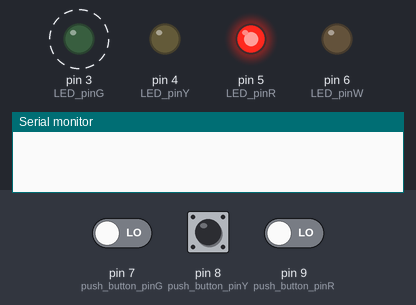
Simulated run of this sketch. Board: Arduino Uno, built with avr-gcc and run on an emulated ATmega328P. Shown: output pins drawn as LEDs (lit = HIGH), the last lines printed to the serial monitor. Dashed ring = blinking. Inputs (shaded band) come from the test bench; at power-on: pin 8 (push_button_pinY) LOW, pin 7 (push_button_pinG) LOW, pin 9 (push_button_pinR) LOW. Random numbers use the default seed unless the sketch sets one.

Above: at 1.2 s.
1.3 s: pin 8 (push_button_pinY) pulled HIGH for 0.15 s
At 3.1 s:
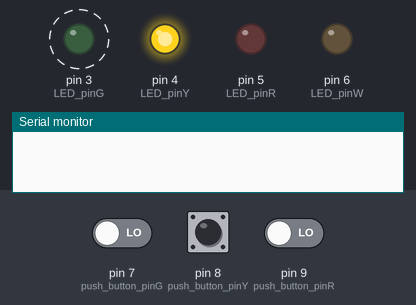
4.4 s: pin 7 (push_button_pinG) driven HIGH and pin 8 (push_button_pinY) driven HIGH and pin 9 (push_button_pinR) driven HIGH
At 8.6 s:
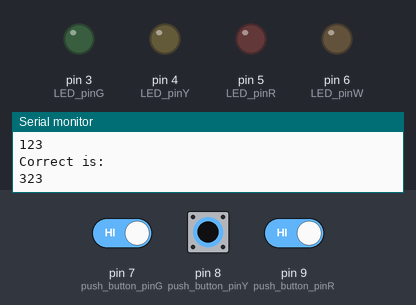
At 13.1 s:
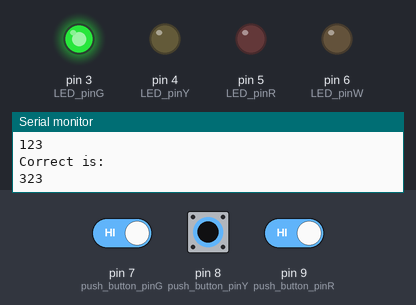
Timing chart, 0 to 13.4 s (numbered marks = the images above; inputs shaded):
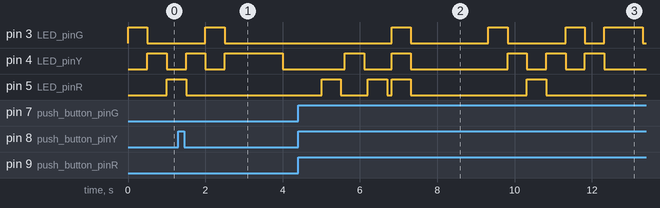

Measured:
- after the input at 4.4 s, pin 3 (LED_pinG): LOW → HIGH after 2.4 s, → LOW 0.50 s later, → HIGH 2.0 s later, → LOW 0.50 s later, … (8 changes in this stretch)

The sketch:

main.ino
```cpp
/* Author: Grant Holmes
 * Date: Early Spring 2020
 * Description: Three LEDs and three buttons are connected to Arduino. Lights flash n times while user tries to memorize sequence.
 *              User then has to press buttons corresponding to LEDs in correct order. EG if LEDs flash red->green->blue, user presses red, green, then blue button.
 *              If they remembered the sequence and inputted it back in correctly, they advance to the next level with increased difficulty.
 *              Has three levels of difficulty that user selects on device with buttons.
 *              Also has secret "insane" mode with random and sporadic delays to increase difficulty by holding all three buttons down at startup.
 *              Sequences are randomly generated each time.
 */

#define NUMELEMENTS(x) (sizeof(x) / sizeof(x[0]))

int LED_pinG,LED_pinR, LED_pinY, LED_pinW;  // leds
int push_button_pinG, push_button_pinR, push_button_pinY, push_button_pinStart;  // buttons
int push_button_valueG, push_button_valueR, push_button_valueY, push_button_valueStart;  // button states

int Delay, Halt;
int counter = 0;

unsigned long timer, insane_timer;

int red_state = 0, yellow_state = 0, green_state = 0;

int red = 3, green = 1, yellow = 2;
int insane_1 = 0, insane_2 = 0, insane_3 = 0; //"insane" variables relate to secret hardcore mode

bool button_state_1, button_state_2, button_state_3;
bool checkButtons;
bool checkFinal = true;
int mode = 0; //1 = easy, 2 = medium, 3 = hard

// sequence of guesses
int guess_1[] = {0, 0, 0};
int guess_2[] = {0, 0, 0, 0};
int guess_3[] = {0, 0, 0, 0, 0};
int guess_4[] = {0, 0, 0, 0, 0, 0};
int guess_5[] = {0, 0, 0, 0, 0, 0, 0};
int guess_6[] = {0, 0, 0, 0, 0, 0, 0, 0, 0};
int guess_7[] = {0, 0, 0, 0, 0, 0, 0, 0, 0, 0, 0};
int guess_8[] = {0, 0, 0, 0, 0, 0, 0, 0, 0, 0, 0, 0, 0, 0, 0, 0, 0, 0, 0, 0};

bool seq_1 = false, seq_2 = true, seq_3 = true, seq_4 = true, seq_5 = true, seq_6 = true, seq_7 = true, seq_8 = true;

//initializing sequences to be displayed
int sequence_1[] = {0, 0, 0};
int sequence_2[] = {0, 0, 0, 0};
int sequence_3[] = {0, 0, 0, 0, 0};
int sequence_4[] = {0, 0, 0, 0, 0, 0};
int sequence_5[] = {0, 0, 0, 0, 0, 0, 0};
int sequence_6[] = {0, 0, 0, 0, 0, 0, 0, 0, 0};
int sequence_7[] = {0, 0, 0, 0, 0, 0, 0, 0, 0, 0, 0};
int sequence_8[] = {0, 0, 0, 0, 0, 0, 0, 0, 0, 0, 0, 0, 0, 0, 0, 0, 0, 0, 0, 0};

struct SEQUENCES {
  int*sequences;
  int*guesses;
  bool seq;
  uint16_t numElements;
};

//sequence to display, guesses, bool, length of sequence
SEQUENCES seqMatrix[] =
{
  {sequence_1, guess_1, seq_1, NUMELEMENTS(sequence_1)},
  {sequence_2, guess_2, seq_2, NUMELEMENTS(sequence_2)},
  {sequence_3, guess_3, seq_3, NUMELEMENTS(sequence_3)},
  {sequence_4, guess_4, seq_4, NUMELEMENTS(sequence_4)},
  {sequence_5, guess_5, seq_5, NUMELEMENTS(sequence_5)},
  {sequence_6, guess_6, seq_6, NUMELEMENTS(sequence_6)},
  {sequence_7, guess_7, seq_7, NUMELEMENTS(sequence_7)},
  {sequence_8, guess_8, seq_8, NUMELEMENTS(sequence_8)}
};

void setup() {
  randomSeed(analogRead(0));
  Serial.begin(9600);

  LED_pinG=3;
  pinMode(LED_pinG,OUTPUT);
  digitalWrite(LED_pinG,LOW);

  LED_pinR=5;
  pinMode(LED_pinR,OUTPUT);
  digitalWrite(LED_pinR,LOW);

  LED_pinY=4;
  pinMode(LED_pinY,OUTPUT);
  digitalWrite(LED_pinY,LOW);

  LED_pinW=6;
  pinMode(LED_pinW,OUTPUT);
  digitalWrite(LED_pinW,LOW);

  push_button_pinG=7;
  pinMode(push_button_pinG,INPUT);

  push_button_pinR=9;
  pinMode(push_button_pinR,INPUT);

  push_button_pinY=8;
  pinMode(push_button_pinY,INPUT);

  push_button_pinStart=10;
  pinMode(push_button_pinStart,INPUT);

  Delay=375;
  Halt=100; }

void turn_on_red(int Delay, int Halt){
  //flashes red LED
  digitalWrite(LED_pinR,HIGH);
  delay(Delay);
  digitalWrite(LED_pinR,LOW);
  delay(100);
}
void turn_on_green(int Delay, int Halt){
  //flashes green LED
  digitalWrite(LED_pinG,HIGH);
  delay(Delay);
  digitalWrite(LED_pinG,LOW);
  delay(Halt);
}
void turn_on_yellow(int Delay, int Halt){
  //flashes yellow LED
  digitalWrite(LED_pinY,HIGH);
  delay(Delay);
  digitalWrite(LED_pinY,LOW);
  delay(Halt);
}

void turn_on_white(int Delay) {
  //turns on white LED for Delay time
  digitalWrite(LED_pinW,HIGH);
  delay(375);
  digitalWrite(LED_pinW,LOW);
  delay(100);
}

void waitDisplay(int wait) {
  //displays cool wating display before game
  if ((millis()-timer)/wait < 1) {
    digitalWrite(LED_pinY,LOW);
    digitalWrite(LED_pinG,HIGH);
  }
  else if ((millis()-timer)/wait >= 1 && (millis()-timer)/wait < 2) {
    digitalWrite(LED_pinY,HIGH);
    digitalWrite(LED_pinG,LOW);
  }
  else if ((millis()-timer)/wait >= 2 && (millis()-timer)/wait < 3) {
    digitalWrite(LED_pinR,HIGH);
    digitalWrite(LED_pinY,LOW);
  }
  else if ((millis()-timer)/wait >= 3 && (millis()-timer)/wait < 4) {
    digitalWrite(LED_pinY,HIGH);
    digitalWrite(LED_pinR,LOW);
  }
  else if ((millis()-timer)/wait >= 4) {
    timer = millis();
  } }

bool play_sequence(int index, int difficulty) {
  Delay = 375;
  Halt = 100;

  if (difficulty == 3) {
    Delay = 750; }
  else if (difficulty == 4) {
    Delay = 500;
  }
  else if (difficulty == 5) {
    Delay = 250;
  }

  checkButtons = true;

  for (int i = 0; i < seqMatrix[index].numElements; i++) {
    seqMatrix[index].guesses[i] = 0; }

  for (int i = 0; i< seqMatrix[index].numElements; i++) {

    if (difficulty == 100) {
      Delay = int(random(50, 250));
      Halt = int(random(250, 1000)); }

    if (seqMatrix[index].sequences[i] == 1) {
      turn_on_green(Delay, Halt); }

    else if (seqMatrix[index].sequences[i] == 2) {
      turn_on_yellow(Delay, Halt); }

    else if (seqMatrix[index].sequences[i] == 3) {
      turn_on_red(Delay, Halt); } }

  while (checkButtons == true) {
    button_state_1 = digitalRead(push_button_pinG);
    button_state_2 = digitalRead(push_button_pinY);
    button_state_3 = digitalRead(push_button_pinR);

    for (int i = 0; i < seqMatrix[index].numElements; i++) {
    Serial.print(seqMatrix[index].guesses[i]); }
    Serial.println("");

    for (int i = 0; i < seqMatrix[index].numElements; i++) {
    Serial.print(seqMatrix[index].sequences[i]); }
    Serial.println("");

    if (button_state_1 != green_state) {
      green_state = 0; }

    if (button_state_2 != yellow_state) {
      yellow_state = 0; }

    if (button_state_3 != red_state) {
      red_state = 0; }

    if (button_state_1==HIGH && green_state == 0) {
      green_state = 1;

      for (int i=0; i< seqMatrix[index].numElements; i++) {
        if (seqMatrix[index].guesses[i] == 0) {
          seqMatrix[index].guesses[i] = green;
          break; } } }

    else if (button_state_2==HIGH && yellow_state == 0) {
      yellow_state = 1;
      for (int i=0; i< seqMatrix[index].numElements; i++) {
        if (seqMatrix[index].guesses[i] == 0) {
          seqMatrix[index].guesses[i] = yellow;
          break; } } }

    else if (button_state_3==HIGH && red_state == 0) {
      red_state = 1;
      for (int i=0; i< seqMatrix[index].numElements; i++) {
        if (seqMatrix[index].guesses[i] == 0) {
          seqMatrix[index].guesses[i] = red;
          break; } } }

  checkButtons = false;

  for (int i = 0; i < seqMatrix[index].numElements; i++) {

    if (seqMatrix[index].guesses[i] == 0) {
      checkButtons = true; } } }  //end while loop

  checkFinal = true;

  for (int i = 0; i < seqMatrix[index].numElements; i++) {

    if (seqMatrix[index].guesses[i] != seqMatrix[index].sequences[i]) {
      checkFinal = false; } }

  if (checkFinal == true) {
    Serial.println("Correct!!!");
    Serial.print("Guess is: ");

    for (int i = 0; i < seqMatrix[index].numElements; i++) {
      Serial.print(String(seqMatrix[index].guesses[i])); }

    Serial.println("");
    Serial.print("Correct is: ");

    for (int i = 0; i < seqMatrix[index].numElements; i++) {
      Serial.print(String(seqMatrix[index].sequences[i])); }
      Serial.println("");

    delay(1000);

    if (index+1<NUMELEMENTS(seqMatrix)) {
      seqMatrix[index+1].seq = false; }

    return true; }

  else {
    Serial.println("Wrong!!!");
    Serial.println("Guess is: ");

    for (int i = 0; i < seqMatrix[index].numElements; i++) {
      Serial.print(String(seqMatrix[index].guesses[i])); }

    Serial.println(" ");
    Serial.println("Correct is: ");

    for (int i = 0; i < seqMatrix[index].numElements; i++) {
      Serial.print(String(seqMatrix[index].sequences[i])); }
      Serial.println(" ");

    digitalWrite(LED_pinR,HIGH);
    digitalWrite(LED_pinG,HIGH);
    digitalWrite(LED_pinY,HIGH);
    delay(500);

    digitalWrite(LED_pinR,LOW);
    digitalWrite(LED_pinG,LOW);
    digitalWrite(LED_pinY,LOW);
    delay(1000);

    for (int i = 0; i < NUMELEMENTS(seqMatrix); i++) {
      seqMatrix[i].seq = true; }

    seqMatrix[0].seq = false;

  return false; } }

void show_points() {
  for (int i = 0; i<counter; i++) {
    turn_on_white(Delay);
  } }

void reseed() {
  for (int i = 0; i < NUMELEMENTS(seqMatrix); i++) {
    for (int n = 0; n < seqMatrix[i].numElements; n++) {
      seqMatrix[i].sequences[n] = int(random(1, 4)); } } }

void loop() {
  timer = millis();
  insane_timer = millis();
  insane_1 = 0;
  insane_2 = 0;
  insane_3 = 0;
  mode = 0;

  while (true) {
    waitDisplay(500);
    button_state_1 = digitalRead(push_button_pinG);
    button_state_2 = digitalRead(push_button_pinY);
    button_state_3 = digitalRead(push_button_pinR);

    if (button_state_1 == HIGH) {
      mode = 3;
      insane_1 = 1; }

    else if (button_state_2 == HIGH) {
      mode = 4;
      insane_2 = 1; }

    else if (button_state_3 == HIGH) {
      mode = 5;
      insane_3 = 1; }

    if (insane_1 == 1 && insane_2 == 1 && insane_3 == 1) {
      mode = 100;
      Serial.println("Initializing INSANE MODE...");
    }

    if (mode != 0 && (millis()-insane_timer)/3000 >= 1) {
      break; } }

  digitalWrite(mode, HIGH);

  for (int i = 3; i<6; i++) {
    if (i != mode) {
      digitalWrite(i,LOW); } }

  delay(1000);
  digitalWrite(mode, LOW);
  delay(1000);

  reseed();

  //for each pre-defined sequence
  for (int i = 0; i<NUMELEMENTS(seqMatrix); i++) {
    if (seqMatrix[i].seq == false) {
      if (i>0) {

        counter++; }

      //run sequence
      seqMatrix[i].seq = play_sequence(i, mode); }

      //checks to see if accurate
      if (seqMatrix[i].seq == false or (i == (NUMELEMENTS(seqMatrix)-1) && seqMatrix[(NUMELEMENTS(seqMatrix)-1)].seq == true)) {
        show_points();
        delay(1000);
        break; } }

  counter = 0; }
```
